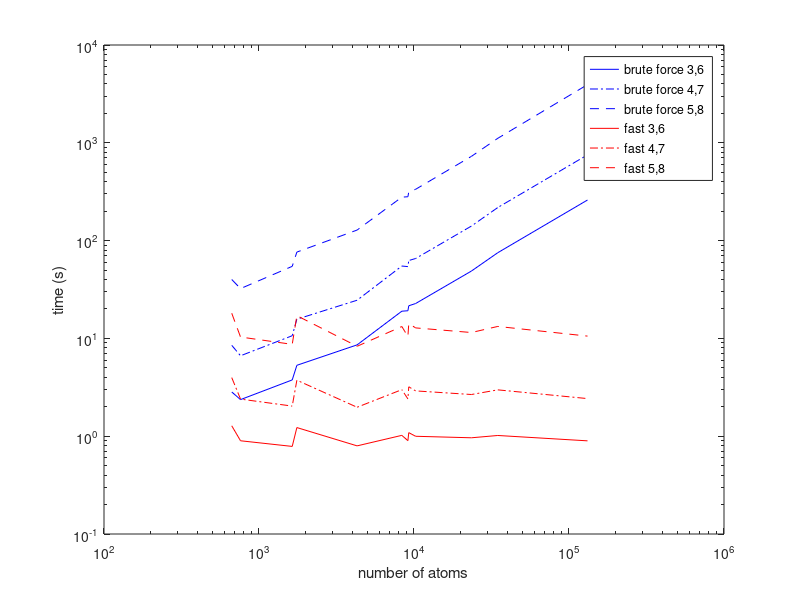

Here is the MATLAB script that generated this plot: (Note: this script raises an error after producing the figure.)
clear all;


mpi_size=1;
lmin=[3, 4, 5, 6, 7];
lmax=[6, 7, 8, 7 , 10];
mols=['6rxn'; '1d65'; '2err'; '1aa2'; '2x6a'; '3M3D'; '1mah'; '1fss'; '1OED'; '3ecd'; '1JB0'; '3J6D'];
atoms=[667, 760, 1638, 1755, 4294, 8346, 9133, 9252, 10245, 23468, 34720, 131664];
  

times_slow = zeros(length(atoms), length(lmin));
times_fast = times_slow;

%%Data from surf_gen_results_2016-11-22-1747.txt
%{
times_slow(:,1)=[2.827873, 2.336673, 3.741220, 5.281586, 8.534796, 18.920009, 19.112484, 21.443307, 22.638735, 48.621821, 74.836180, 258.715781];
times_fast(:,1)=[1.283930, 0.898470, 0.786923, 1.226787, 0.797250, 1.026552, 0.895649, 1.087537, 0.998223, 0.963947, 1.023750, 0.899231];
nodes_slow(:,1)=[8014, 5231, 4344, 7865, 4396, 6236, 5267, 7001, 6435, 5693, 6384, 5089];
nodes_fast(:,1)=[8014, 5238, 4354, 7858, 4403, 6260, 5288, 7001, 6377, 5693, 6367, 5089];
times_slow(:,2)=[8.467015, 6.614341, 10.613178, 15.633441, 24.460322, 54.729789, 54.004517, 62.304218, 65.292138, 140.060311, 216.643813, 748.964054];
times_fast(:,2)=[3.978200, 2.404711, 2.039737, 3.748904, 1.981171, 2.987819, 2.417683, 3.205630, 2.922127, 2.661985, 2.973230, 2.428187];
nodes_slow(:,2)=[28868, 17486, 14660, 28503, 14174, 23407, 18260, 25303, 22557, 20202, 23438, 18358];
nodes_fast(:,2)=[28868, 17496, 14660, 28496, 14174, 23448, 18263, 25324, 22540, 20233, 23445, 18438];
times_slow(:,3)=[39.836352, 32.098830, 54.230530, 75.867975, 127.585563, 276.692163, 279.491852, 313.132778, 332.829223, 722.625097, 1105.606268, 3913.980572];
times_fast(:,3)=[18.063141, 10.325988, 8.676239, 17.095042, 8.319228, 13.208869, 10.494183, 14.232694, 12.804090, 11.478284, 13.268058, 10.548499];
nodes_slow(:,3)=[130397, 81678, 69529, 130616, 66481, 110777, 86987, 119625, 108326, 97442, 115259, 88942];
nodes_fast(:,3)=[130397, 81671, 69529, 130616, 66471, 110743, 86990, 119563, 108299, 97424, 115250, 88811];
times_slow(:,4)=[67.646407, 72.872180, 130.818642, 139.744965, 306.619344, 575.829381, 627.256701, 635.886074, 701.296132, 1574.925839, 2318.814667, 8728.671427];
times_fast(:,4)=[25.232329, 24.024238, 23.724812, 25.284779, 23.951399, 24.683372, 24.153308, 24.878087, 24.591127, 24.375809, 24.754612, 24.200781];
nodes_slow(:,4)=[292063, 283193, 281108, 291856, 280715, 287780, 283693, 289277, 286936, 285297, 287844, 283741];
nodes_fast(:,4)=[292063, 283210, 281108, 291856, 280715, 287821, 283700, 289305, 286936, 285328, 287844, 283849];
%}


mpi_size=1;
lmin=[3, 4, 5, 6, 7, 8];
lmax=[6, 7, 8, 9, 10, 11];

%%Data from surf_gen_results_2016-11-29-153855.txt
%mols=[6rx;, 1d65, 2err, 1aa2, 2x6a, 3M3D, 1mah, 1fss, 1OED, 3ecd, 1JB0, 3J6D];
atoms=[667, 760, 1638, 1755, 4294, 8346, 9133, 9252, 10245, 23468, 34720, 131664];
times_slow(:,1)=[2.833669, 2.366838, 3.761704, 5.308955, 8.586214, 18.975966, 19.179121, 21.563464, 22.732622, 48.829735, 75.202203, 260.094663];
times_fast(:,1)=[1.278030, 0.898020, 0.786301, 1.225619, 0.796467, 1.020091, 0.900622, 1.087291, 0.998220, 0.963475, 1.017188, 0.896598];
nodes_slow(:,1)=[8014, 5231, 4344, 7865, 4396, 6236, 5267, 7001, 6435, 5693, 6384, 5089];
nodes_fast(:,1)=[8014, 5238, 4354, 7858, 4403, 6260, 5288, 7001, 6377, 5693, 6367, 5089];
times_slow(:,2)=[8.499330, 6.642929, 10.649356, 15.708312, 24.562025, 54.963012, 54.210480, 62.555698, 65.609156, 140.840473, 217.896584, 753.084501];
times_fast(:,2)=[3.973730, 2.395658, 2.031652, 3.735871, 1.977377, 2.992361, 2.406132, 3.199861, 2.905931, 2.668557, 2.977674, 2.424644];
nodes_slow(:,2)=[28868, 17486, 14660, 28503, 14174, 23407, 18260, 25303, 22557, 20202, 23438, 18358];
nodes_fast(:,2)=[28868, 17496, 14660, 28496, 14174, 23448, 18263, 25324, 22540, 20233, 23445, 18438];
times_slow(:,3)=[40.022113, 32.304779, 54.555553, 76.314560, 128.205773, 278.096850, 280.898581, 314.604994, 334.710690, 726.772476, 1111.707960, 3935.491625];
times_fast(:,3)=[18.080380, 10.330627, 8.691189, 17.087113, 8.307181, 13.233819, 10.461306, 14.197465, 12.805050, 11.485080, 13.254993, 10.555626];
nodes_slow(:,3)=[130397, 81678, 69529, 130616, 66481, 110777, 86987, 119625, 108326, 97442, 115259, 88942];
nodes_fast(:,3)=[130397, 81671, 69529, 130616, 66471, 110743, 86990, 119563, 108299, 97424, 115250, 88811];
times_slow(:,4)=[240.600030, 211.764278, 375.347854, 493.624169, 896.330862, 1870.908073, 1937.503022, 2103.756001, 2259.478306, 4970.112951, 7532.642329, 27153.537392];
times_fast(:,4)=[95.213730, 60.162970, 52.010205, 98.500259, 49.071009, 77.628258, 61.628020, 83.278714, 74.007474, 66.488765, 77.549039, 61.204557];
nodes_slow(:,4)=[681482, 468374, 411117, 687928, 398188, 607479, 498071, 647801, 633357, 558780, 681608, 529983];
nodes_fast(:,4)=[681482, 468374, 411117, 687928, 398144, 607479, 498057, 647770, 633357, 558766, 681525, 529881];

     
times_msms = [0.07, 0.07 0.10, 0.10, 0.28, 0.38, 0.83, 0.41, 1.95, 2.89, 5.70, 29.74];  

speedup = times_slow./times_fast;

%% plot!
%{
figure(1);
plot(atoms, speedup(:,1),'b-x'); hold on;
plot(atoms, speedup(:,2),'r-o');
plot(atoms, speedup(:,3),'g-s'); hold off
xlabel('Number of atoms');
ylabel('Surface generation speedup factor');
legend('level 3,7', 'level 3,8', 'level 3,9');


figure(2)

plot(atoms, times_slow(:,1), 'b-x'); hold on;
plot(atoms, times_slow(:,2), 'r-o');
plot(atoms, times_slow(:,3), 'g-s'); hold off;

figure(3);
plot(atoms, times_slow(:,1), 'b-x'); hold on;
plot(atoms, times_slow(:,2), 'r-o');
plot(atoms, times_slow(:,3), 'g-s'); hold off;

%}
figure(4)
loglog(atoms, times_slow(:,1),'b-'); hold on;
loglog(atoms, times_slow(:,2),'b-.');
loglog(atoms, times_slow(:,3),'b--');

loglog(atoms, times_fast(:,1),'r-'); 
loglog(atoms, times_fast(:,2),'r-.');
loglog(atoms, times_fast(:,3),'r--');

%loglog(atoms, times_msms,'k-'); 


hold off;
legend('brute force 3,6', 'brute force 4,7', 'brute force 5,8', 'fast 3,6', 'fast 4,7', 'fast 5,8');
xlabel('number of atoms');
ylabel('time (s)');
fixfig();





